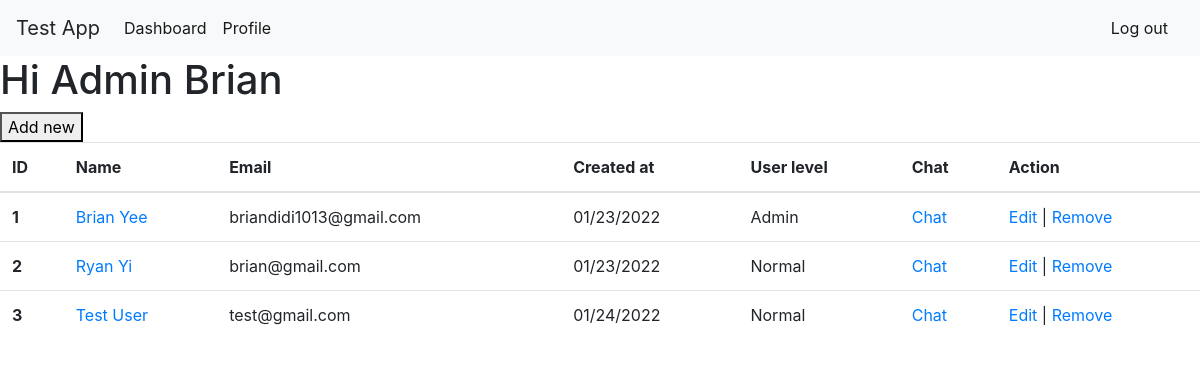
The app's page /dashboard (signed in), older data.
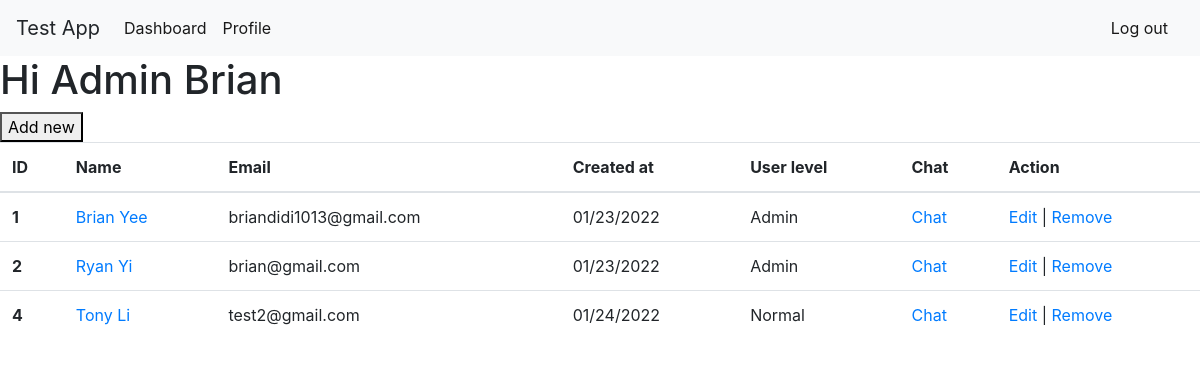
The same page, newer data.
### user/models.py (models this page shows)
class User(models.Model):
    user_level = models.IntegerField()
    email = models.CharField(max_length=255)
    first_name = models.CharField(max_length=50)
    last_name = models.CharField(max_length=50)
    password = models.CharField(max_length=60)
    description = models.TextField()
    profile_pic = models.ImageField(null=True, blank=True)
    created_at = models.DateTimeField(auto_now_add=True)
    updated_at = models.DateTimeField(auto_now=True)
    objects = UserManager()

### user/views.py (the view)
# urls.py: path('dashboard', views.dashboard),
def dashboard(request):
    try:
        context = {
            'account_user': User.objects.get(id=request.session['user_id']),
            'users': User.objects.all()
        }
        return render(request, 'dash.html', context)
    except:
        return redirect('/login')

### user/templates/dash.html (shortened to what this page needs)
<!DOCTYPE html>
<html>
<head>
    <link rel="stylesheet" href="https://stackpath.bootstrapcdn.com/bootstrap/4.3.1/css/bootstrap.min.css"
>
</head>
<body>
<nav class="navbar navbar-expand-lg navbar-light bg-light">
    <a class="navbar-brand">Test App</a>
    <div class="collapse navbar-collapse" id="navbarSupportedContent">
        <ul class="navbar-nav mr-auto">
            <li class="nav-item active">
                <a class="nav-link" href="/check_admin">Dashboard <span class="sr-only">(current)</span></a>
            </li>
            <li class="nav-item active">
                <a class="nav-link" href="/users/edit">Profile <span class="sr-only">(current)</span></a>
            </li>
        </ul>
        <form class="form-inline my-2 my-lg-0">
            <a class="nav-link" href="/logout"> Log out <span class="sr-only">(current)</span></a>
        </form>
    </div>
</nav>
{% if account_user.user_level > 5 %}
    <div class="heading">
        <h1>Hi Admin {{ account_user.first_name }}</h1>
        <form action="/new" method="POST">
            <button type="submit">Add new</button>
        </form>
    </div>
{% else %}
    <h1>Hi {{ account_user.first_name }}</h1>
{% endif %}
<table class="table">
    <thead>
    <tr>
        <th scope="col">ID</th>
        <th scope="col">Name</th>
        <th scope="col">Email</th>
        <th scope="col">Created at</th>
        <th scope="col">User level</th>
        <th scope="col">Chat</th>
        {% if account_user.user_level > 5 %}
            <th>Action</th>
        {% endif %}
    </tr>
    </thead>
    <tbody>
    {% for user in users %}
        <tr>
            <th scope="row">{{ user.id }}</th>
            <td><a href="/users/show/{{ user.id }}">{{ user.first_name }} {{ user.last_name }}</a></td>
            <td>{{ user.email }}</td>
            <td>{{ user.created_at|date:"SHORT_DATE_FORMAT" }}</td>
            {% if user.user_level > 5 %}
                <td>Admin</td>
            {% else %}
                <td>Normal</td>
            {% endif %}
            <td><a href="/users/{{ account_user.id }}/{{ user.id }}">Chat</a></td>
            {% if account_user.user_level > 5 %}
                <td><a href="/users/edit/{{ user.id }}">Edit</a> | <a href="/remove/{{ user.id }}">Remove</a></td>
            {% endif %}
        </tr>
    {% endfor %}
    </tbody>
</table>
</body>
</html>

### user/templates/dash.html (style rules this page uses)
.nav-link { text-decoration: none; color: rgba(0, 0, 0, .9); }

Row changes from the older to the newer data that the page shows:
removed User: id "3", first_name "Test", last_name "User", email "test@gmail.com", created_at "01/24/2022", user_level "Normal"
changed User "Ryan": user_level "Normal" → "Admin"
added User: id "4", first_name "Tony", last_name "Li", email "test2@gmail.com", created_at "01/24/2022", user_level "Normal"
